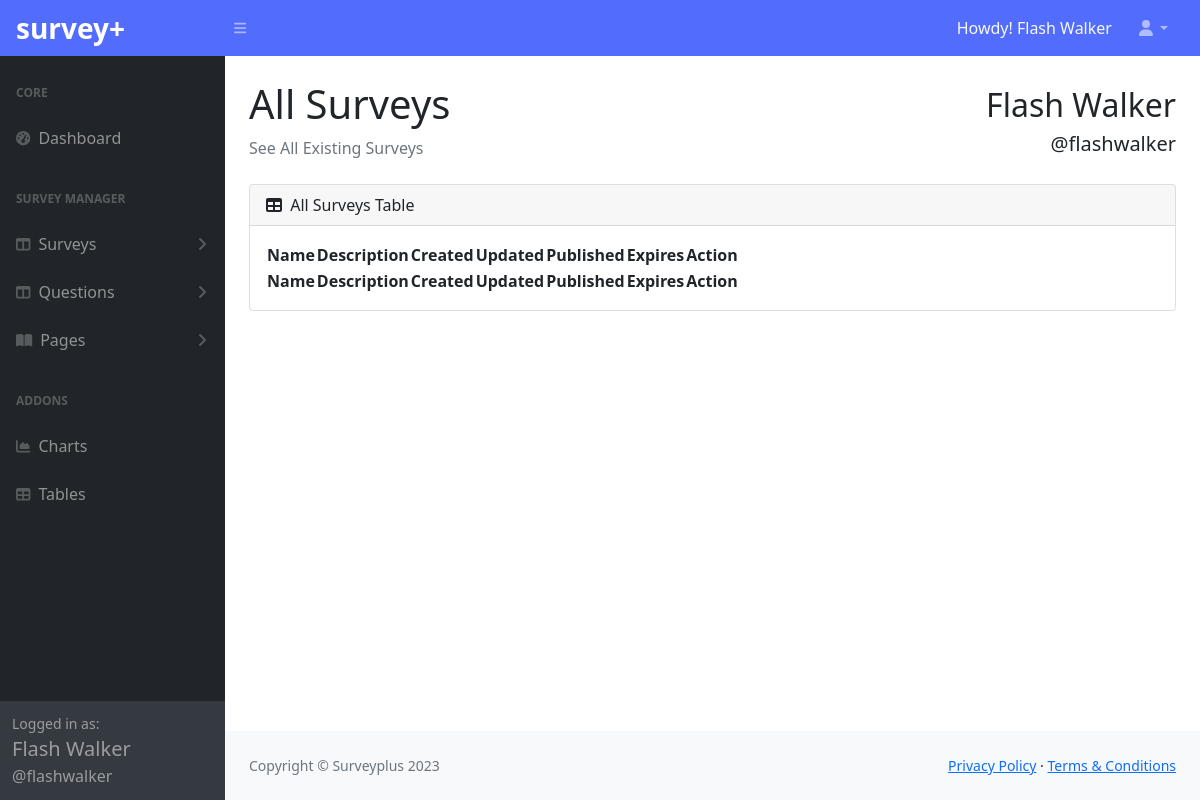
Before: /dashboard/survey/index.php (signed in) with the older database file.
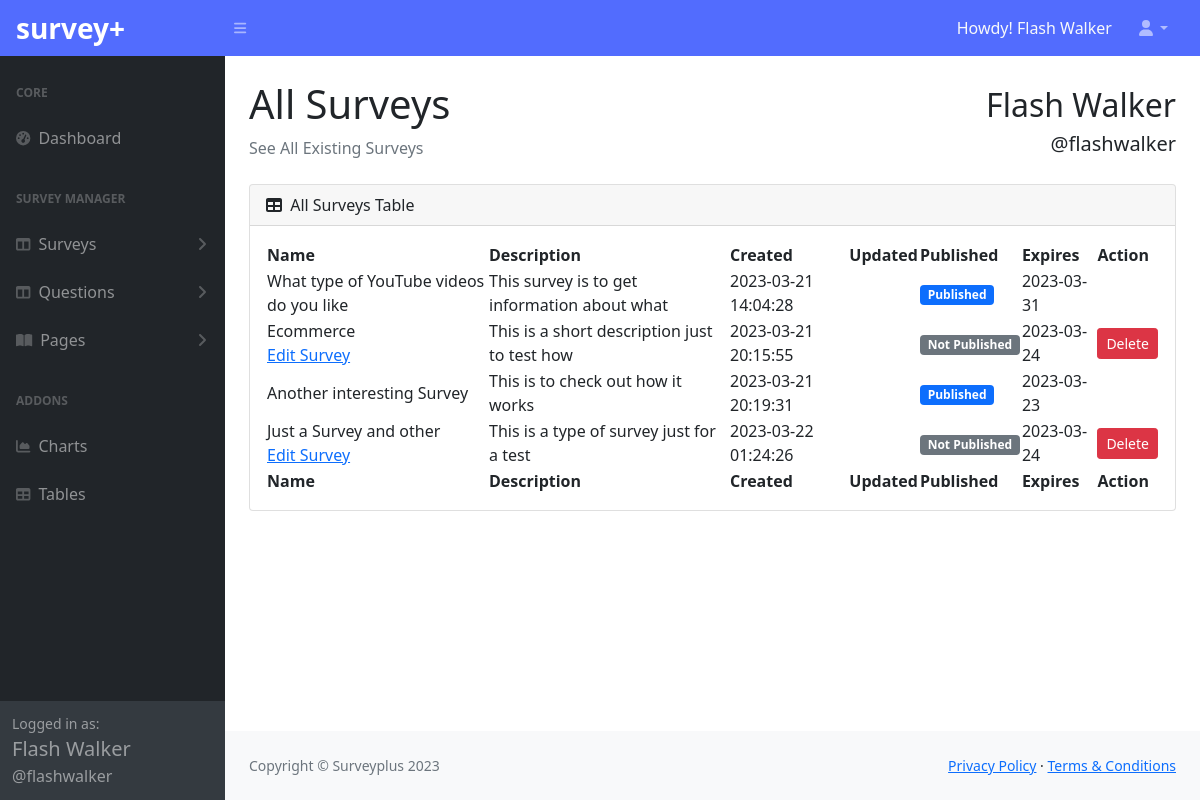
After: the same page with the newer database file.
### tables this page shows
CREATE TABLE `survey` (
  `id` int(11) NOT NULL,
  `updatedOn` datetime DEFAULT NULL,
  `name` varchar(45) NOT NULL,
  `description` varchar(45) NOT NULL,
  `published` tinyint(1) NOT NULL,
  `createdOn` timestamp NOT NULL DEFAULT current_timestamp(),
  `publishedOn` datetime DEFAULT NULL,
  `expiresOn` date DEFAULT NULL,
  `user_id` int(11) NOT NULL
);

### app/Models/BaseModel.php (called while the page is built, shortened)
<?php
class BaseModel
{
    protected $conn;
    protected $stmt;
    public function __construct()
    {
        $this->db = new Database();
        if($this->db instanceof Database){
            $this->conn = $this->db->connect();
        }
    }
    public function select(string $query)
    {
        $this->stmt =  $this->conn->prepare($query);
        $this->stmt->execute();
        $this->stmt->setFetchMode(PDO::FETCH_ASSOC);
        return $this;
    }
    public function findAll(){
        return $this->stmt->fetchAll();
    }
}

### app/Config/Database.php (called while the page is built, shortened)
<?php
class Database{
    private array $dsn = [];
    public function __construct(){
        $this->dsn = [
            "host" => "localhost",
            "database" => "surveyplus",
            "port" => 33012,
            "username" => "root",
            "password" => "",
            "driver" => "mysql"
        ];
    }
    public function connect()
    {
       try{
            $this->conn = new PDO($this->dsn['driver'].":host=".$this->dsn['host'].";port=".$this->dsn['port'].";dbname=".$this->dsn['database'], $this->dsn['username'], $this->dsn['password']);
            $this->conn->setAttribute(PDO::ATTR_ERRMODE, PDO::ERRMODE_EXCEPTION);
            return $this->conn;
       } catch(PDOException $e){
            echo "Connection Failed " . $e->getMessage();
       }
    }
}

### app/Controllers/SurveyController.php (called while the page is built, shortened)
<?php
class SurveyController extends BaseController
{
    public Surveys $surveys;
    public function __construct()
    {
        $this->surveys = new Surveys();
    }
    public function show_user_survey(int $user_id, bool $published = null) : array
    {
        return $this->surveys->get(null, $user_id, $published);
    }
}

### app/Models/Surveys.php (called while the page is built, shortened)
<?php
final class Surveys extends BaseModel
{
    public string $table = "survey";
    public function get(int $survey_id = null, int $user_id = null, bool $published = null) : array
    {
        if($user_id != null){
            $surveys = $this->select("SELECT * FROM $this->table WHERE user_id = $user_id")->findAll();
            return $surveys;
        }
        $surveys = $this->select("SELECT * FROM $this->table")->findAll();
        return $surveys;
    }
}

### helpers/string_helper.php (called while the page is built, shortened)
<?php
if(!function_exists("minimize")){
    function minimize(string $str, int $num_chars = 120)
    {
        return $str;
    }
}

### dashboard/survey/index.php (the view, shortened to what the changed rows need)
<?php
$pageTitle = "All Surveys"; ?>
<?php require DASHBOARD_PATH . "/partials/header.php" ?>
<?php
    $surveys = new SurveyController();
    $all_surveys = $surveys->show_user_survey($_SESSION["user_id"]);
?>
<body class="sb-nav-fixed">
    <div id="layoutSidenav">
        <div id="layoutSidenav_content">
            <main>
                <div class="container-fluid px-4">
                    <div class="row align-items-center">
                        <div class="col-md-6">
                            <h1 class="mt-4"><?= $pageTitle ?></h1>
                        </div>
                    </div>
                    <div class="card mb-4">
                        <div class="card-body">
                            <table id="datatablesSimple">
                                <thead>
                                    <tr>
                                        <th>Name</th>
                                        <th>Description</th>
                                        <th>Created</th>
                                        <th>Updated</th>
                                        <th>Published</th>
                                        <th>Expires</th>
                                        <th>Action</th>
                                    </tr>
                                </thead>
                                <tfoot>
                                    <tr>
                                        <th>Name</th>
                                        <th>Description</th>
                                        <th>Created</th>
                                        <th>Updated</th>
                                        <th>Published</th>
                                        <th>Expires</th>
                                        <th>Action</th>
                                    </tr>
                                </tfoot>
                                <tbody>
                                    <?php if (isset($all_surveys) && !empty($all_surveys)) : ?>
                                        <?php foreach ($all_surveys as $survey) : ?>
                                            <tr>
                                                <td>
                                                    <?= $survey["name"] ?>
                                                    <?php if($survey["published"] != 1): ?>
                                                        <div class="d-block p-0">
                                                            <a href="<?= DASHBOARD_URL . '/survey/edit.php?survey=' . $survey['id'] . '&action=edit' ?>">Edit Survey</a>
                                                        </div>
                                                    <?php endif ?>
                                                </td>
                                                <td><?= minimize($survey["description"]) ?></td>
                                                <td><?= $survey["createdOn"] ?></td>
                                                <td><?= $survey["updatedOn"] ?></td>
                                                <td>
                                                    <?php if($survey["published"] == 1): ?>
                                                        <span class="badge bg-primary">Published</span>
                                                    <?php else: ?>
                                                        <span class="badge bg-secondary">Not Published</span>
                                                    <?php endif ?>
                                                </td>
                                                <td><?= $survey["expiresOn"] ?></td>
                                                <td>
                                                    <?php if($survey["published"] != 1): ?>
                                                       <a href="<?= DASHBOARD_URL . '/survey/delete.php?survey=' . $survey['id'] . '&action=delete' ?>" class="btn btn-danger btn-sm">Delete</a>
                                                    <?php endif ?>
                                                </td>
                                            </tr>
                                        <?php endforeach ?>
                                    <?php endif ?>
                                </tbody>
                            </table>
                        </div>
                    </div>
                </div>
            </main>
        </div>
    </div>
</body>
</html>

Changed rows visible on the page:
added survey: name "What type of YouTube videos do you like", description "This survey is to get information about what", createdOn "2023-03-21 14:04:28", published "Published", expiresOn "2023-03-31"
added survey: name "Ecommerce", description "This is a short description just to test how", createdOn "2023-03-21 20:15:55", published "Not Published", expiresOn "2023-03-24"
added survey: name "Another interesting Survey", description "This is to check out how it works", createdOn "2023-03-21 20:19:31", published "Published", expiresOn "2023-03-23"
added survey: name "Just a Survey and other", description "This is a type of survey just for a test", createdOn "2023-03-22 01:24:26", published "Not Published", expiresOn "2023-03-24"
